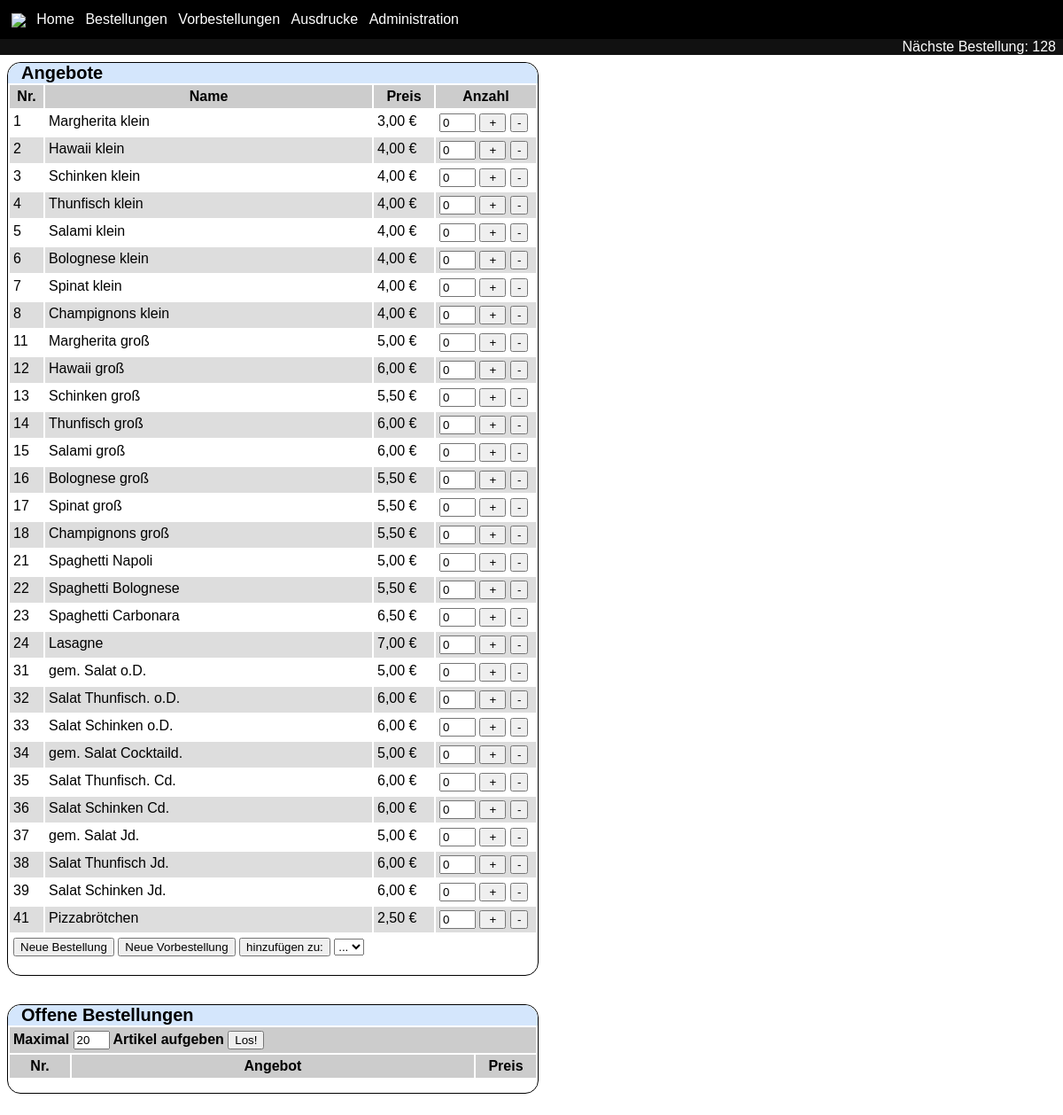
The page / on the database its author committed.
### tables this page shows
CREATE TABLE proxypizza(id INTEGER PRIMARY KEY AUTOINCREMENT,
    									name VARCHAR(255),
    									price INTEGER);

### actions/home/index.php (called while the page is built, shortened)
<?php
$pizzaServices = PizzaService::getServices();
$offers        = ProxyPizza::getPizzas();
$pizzas        = Pizza::getPizzas();
$nextOrder = Order::getNextOrder();
$missingPizzas = helper::getMissingPizzas($offers,$pizzaServices,$pizzas);
include 'templates/home/indexSuccess.php';
$_content = ob_get_clean();

### lib/Database.php (called while the page is built, shortened)
<?php
class Database {
  private static $instance = null;
  public static function pdo() {
    if (self::$instance == null) {
        self::$instance = new PDO("sqlite:" . dirname(__FILE__) . "/../data/" .helper::getConfig("event") . ".db");
    }
    return self::$instance;
  }
}

### lib/Order.php (called while the page is built, shortened)
<?php
class Order {
  public static function getNextOrder() {
    $query = "select * from sqlite_sequence where name = '" . self::TABLE_NAME . "'";
        $stmt = Database::pdo()->query($query);
    if ($row = $stmt->fetch()) {
      return $row["seq"] + 1;
    }
    else return null;
  }
}

### lib/ProxyPizza.php (called while the page is built, shortened)
<?php
class ProxyPizza {
  public static function getPizzas() {
    $stmt = Database::pdo()->query("select " . ProxyPizza::TABLE_NAME . ".*
    	 from " . ProxyPizza::TABLE_NAME);
    return $stmt->fetchAll();
  }
}

### lib/helper.class.php (called while the page is built, shortened)
<?php
class helper {
  public static function formatPrice($cent) {
    $decimal = $cent%100;
    if ($decimal == 0) $decimal = "00";
    return floor($cent/100) .",$decimal" . " €";
  }
  public static function getMissingPizzas($offers,$pizzaServices,$pizzas) {
    $missingPizzas = array();
    foreach ($offers as $proxy) {
      foreach ($pizzaServices as $service) {
        foreach ($pizzas as $pizza) {
          if ($pizza["serviceid"] == $service["id"] && $pizza["proxyid"] == $proxy["id"]) {
            $exists = true;
          }
        }
      }
    }
    return $missingPizzas;
  }
  public static function getConfig($key) {
      $config = include dirname(__FILE__).'/../config.php';
      return $config[$key];
  }
}

### config.php (called while the page is built)
<?php return array(
   "event" => "orr2011",
   "logofile" => "logo.png",
   "laserprinter" => "SamsungML1670",
   "thermoprinter" => "StarTSP143",
   "apiuser" => array(
   ),
"alternatives_visible" => 3); ?>

### lib/PizzaService.php (called while the page is built, shortened)
<?php
class PizzaService {
  public static function getServices($active = null) {
    $query = "select * from " . PizzaService::TABLE_NAME;
    $stmt = Database::pdo()->query($query);
    return $stmt->fetchAll();
  }
}

### lib/Pizza.php (called while the page is built, shortened)
<?php
class Pizza {
  public static function getPizzas() {
    $stmt = Database::pdo()->query("select " . Pizza::TABLE_NAME . ".*,
    	 ". PizzaService::TABLE_NAME .".name as service,
    	 ". ProxyPizza::TABLE_NAME . ".id as proxyid,
    	 ". ProxyPizza::TABLE_NAME . ".name as proxyname from " . Pizza::TABLE_NAME . "
    	  left join ". PizzaService::TABLE_NAME ."
  		  on " . Pizza::TABLE_NAME . ".serviceid = " . PizzaService::TABLE_NAME . ".id
  		  left join ". ProxyPizza::TABLE_NAME ."
  		  on " . Pizza::TABLE_NAME . ".proxyid = " . ProxyPizza::TABLE_NAME . ".id");
    return $stmt->fetchAll();
  }
}

### templates/home/indexSuccess.php (the view, shortened to what this page needs)
<?php if (count($offers) <= 0):?>
<center>
<div style="font-family: curier; background-color: blue; color: white; width: 320px; height: 310px;">
<pre>
Score: 25                   Lives: ♥♥♥
           ѫѫѫѫѫѫѫѫ
           ѫ ѫ ѫ ѫ ѫ
           ѫѫѫѫѫѫѫѫ
                .
                .
                .
                .
                ж
Space Invaders
I'll never gonna shoot you
Come along. Where do I belong?
Can you take me home?
</pre>
</div>
</center>
<?php else:?>
<div class="orderoverview">
  <div class="next">
  <?php if ($nextOrder):?>
    Nächste Bestellung: <?php echo $nextOrder?>
  <?php endif;?>
  </div>
</div>
<div class="smallcolumn">
<div class="box">
  <h1>Angebote</h1>
  <form action="index.php" method="post" autocomplete="off">
    <table>
      <tr>
        <th width="30px;">Nr.</th>
        <th>Name</th>
        <th width="60px;">Preis</th>
        <th width="105px;">Anzahl</th>
      </tr>
    <?php foreach ($offers as $offer):?>
      <tr>
        <td style="vertical-align: top;"><?php echo $offer["id"]?></td>
        <td>
          <div class="pizza_name">
            <?php echo $offer["name"]?>
          </div>
        </td>
        <td style="vertical-align: top;"><?php echo helper::formatPrice($offer["price"])?></td>
        <td style="vertical-align: top;">
          <input type="text" size="2" name="pizzaids[<?php echo $offer["id"]?>]" id="pid<?php echo $offer["id"]?>" value="0">
          <input type="button" value="+" onClick="increase('pid<?php echo $offer["id"]?>');" style="display: inline; width: 30px;">
          <input type="button" value="-" onClick="decrease('pid<?php echo $offer["id"]?>');" style="display: inline; width: 20px;">
		</td>
      </tr>
    <?php endforeach;?>
    <tr>
      <td colspan="4">
        <input type="submit" name="new" value="Neue Bestellung">
        <input type="submit" name="preorder" value="Neue Vorbestellung">
        <input type="submit" name="add" value="hinzufügen zu:">
        <select name="orderid">
          <option>...</option>
        </select>
      </td>
    </tr>
    </table>
  </form>
</div>
</div>
<div class="smallcolumn">
<div class="box">
  <h1>Offene Bestellungen</h1>
  <table>
    <tr>
      <th colspan="4" style="text-align: left">
      <?php if (count($missingPizzas) > 0):?>
      Keine Bestellung möglich. Jeder PizzaProxy braucht für jeden Service eine reale Pizza.
      <?php else:?>
        Maximal <input type="text" size="2" name="ordercount" id="ordercount" value="20" />
        Artikel aufgeben
        <input type="button" value="Los!" onclick="orderNow();" />
      <?php endif;?>
      </th>
    </tr>
    <tr>
      <th width="60px;">Nr.</th>
      <th>Angebot</th>
      <th width="60px;">Preis</th>
    </tr>
  </table>
</div>
</div>
<?php endif;?>

### index.php (shortened to what this page needs)
<?php
include dirname(__FILE__) . '/lib/Database.php';
include dirname(__FILE__) . '/lib/Order.php';
include dirname(__FILE__) . '/lib/Pizza.php';
include dirname(__FILE__) . '/lib/ProxyPizza.php';
include dirname(__FILE__) . '/lib/PizzaService.php';
include dirname(__FILE__) . '/lib/helper.class.php';
$notemplate = false;
if (key_exists("action", $_GET)) {
  if ($_GET["action"] == "admin") {
    include 'actions/admin/index.php';
  }
  else if ($_GET["action"] == "newservice") {
    include 'actions/admin/newService.php';
  }
  else if ($_GET["action"] == "newpizza") {
    include 'actions/admin/newPizza.php';
  }
  else if ($_GET["action"] == "order") {
    include 'actions/order/index.php';
  }
  else if ($_GET["action"] == "preorder") {
    include 'actions/preorder/index.php';
  }
  else if ($_GET["action"] == "print") {
  	include 'actions/print/index.php';
  }
  else if ($_GET["action"] == "printorder") {
    include 'actions/order/printOrder.php';
    $notemplate = true;
  }
}
else {
  include 'actions/home/index.php';
}
if (!$notemplate) {
  include 'templates/template.php';
}
?>

### templates/template.php (shortened to what this page needs)
<!DOCTYPE html PUBLIC "-//W3C//DTD HTML 4.01 Transitional//EN" "http://www.w3.org/TR/html4/loose.dtd">
<html>
<head>
<link rel="stylesheet" type="text/css" href="/css/style.css" />
</head>
<body>
<div id="menu">
  <div id="main_menu">
  <img src="/img/logo.php" style="vertical-align: middle;">
  <a href="/index.php">Home</a>
  <a href="/index.php?action=order">Bestellungen</a>
  <a href="/index.php?action=preorder">Vorbestellungen</a>
  <a href="/index.php?action=print">Ausdrucke</a>
  <a href="/index.php?action=admin">Administration</a>
  </div>
</div>
<?php echo $_content?>
</body>
</html>

### css/style.css (style rules this page uses)
body { font-family: sans-serif; margin: 0; }
#menu { background-color: #000; color: #fff; padding: 0.8em; }
#menu a { color: #fff; padding-left: 0.5em; text-decoration: none; }
#main_menu { float: left; }
h1 { font-size: 125%; margin: 0; margin-bottom: 0em; background-color: #D4E6FC; padding-left: 15px; -moz-border-radius: 15px; border-radius: 15px; border-bottom-right-radius: 0; -moz-border-radius-bottomright: 0; border-bottom-left-radius: 0; -moz-border-radius-bottomleft: 0; }
div.smallcolumn { float: left; margin: 0.5em; width: 600px; }
div.box { border: 1px solid #000; -moz-border-radius: 15px; border-radius: 15px; margin-bottom: 1em; }
table { width: 100%; margin: 0em 0em 15px 0em; }
tr:nth-child(odd) { background-color:#ddd; }
tr:nth-child(even) { background-color:#fff; }
th { background-color: #ccc; padding: 0.25em; }
td { padding: 0.25em; vertical-align: top; }
div.orderoverview { background-color: #111; color: #fff; }
div.orderoverview .next { float: right; text-align: right; padding-right: 0.5em; }

### rows shown on the page
proxypizza: id "1", name "Margherita klein", price "3,00 €"
proxypizza: id "2", name "Hawaii klein", price "4,00 €"
proxypizza: id "3", name "Schinken klein", price "4,00 €"
proxypizza: id "4", name "Thunfisch klein", price "4,00 €"
proxypizza: id "5", name "Salami klein", price "4,00 €"
proxypizza: id "6", name "Bolognese klein", price "4,00 €"
proxypizza: id "7", name "Spinat klein", price "4,00 €"
proxypizza: id "8", name "Champignons klein", price "4,00 €"
proxypizza: id "11", name "Margherita groß", price "5,00 €"
proxypizza: id "12", name "Hawaii groß", price "6,00 €"
proxypizza: id "13", name "Schinken groß", price "5,50 €"
proxypizza: id "14", name "Thunfisch groß", price "6,00 €"
proxypizza: id "15", name "Salami groß", price "6,00 €"
proxypizza: id "16", name "Bolognese groß", price "5,50 €"
proxypizza: id "17", name "Spinat groß", price "5,50 €"
proxypizza: id "18", name "Champignons groß", price "5,50 €"
proxypizza: id "21", name "Spaghetti Napoli", price "5,00 €"
proxypizza: id "22", name "Spaghetti Bolognese", price "5,50 €"
proxypizza: id "23", name "Spaghetti Carbonara", price "6,50 €"
proxypizza: id "24", name "Lasagne", price "7,00 €"
proxypizza: id "31", name "gem. Salat o.D.", price "5,00 €"
proxypizza: id "32", name "Salat Thunfisch. o.D.", price "6,00 €"
proxypizza: id "33", name "Salat Schinken o.D.", price "6,00 €"
proxypizza: id "34", name "gem. Salat Cocktaild.", price "5,00 €"
proxypizza: id "35", name "Salat Thunfisch. Cd.", price "6,00 €"
proxypizza: id "36", name "Salat Schinken Cd.", price "6,00 €"
proxypizza: id "37", name "gem. Salat Jd.", price "5,00 €"
proxypizza: id "38", name "Salat Thunfisch Jd.", price "6,00 €"
proxypizza: id "39", name "Salat Schinken Jd.", price "6,00 €"
proxypizza: id "41", name "Pizzabrötchen", price "2,50 €"

### other values the page prints
$nextOrder "128"
